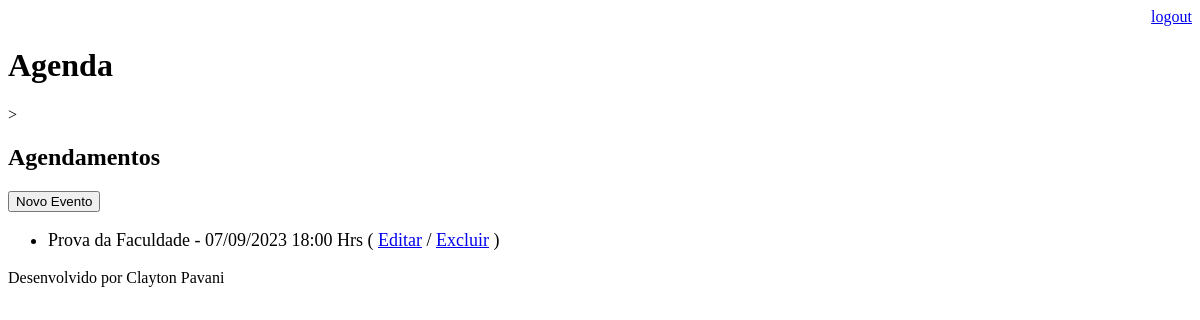
Page /agenda/ (signed in) on the earlier database version.
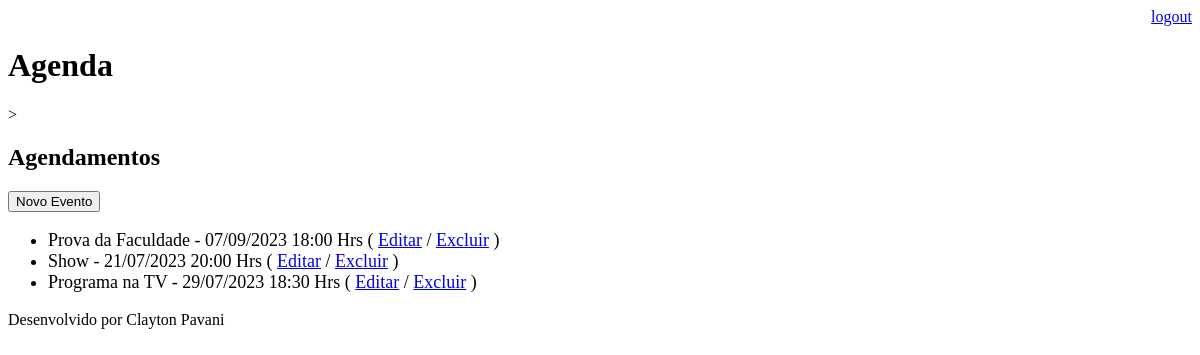
Same page on the later database version.
### core/models.py (models this page shows, shortened)
class evento(models.Model):
    titulo = models.CharField(max_length=100)
    descricao = models.TextField(blank=True, null=True)
    data_evento = models.DateTimeField(verbose_name='Data do Evento')
    data_criacao = models.DateTimeField(auto_now=True)
    usuario = models.ForeignKey(User, on_delete=models.CASCADE)
    class Meta:
        db_table = 'evento'
    def get_data_evento(self):
        return self.data_evento.strftime('%d/%m/%Y %H:%M Hrs')

### core/views.py (the view)
# urls.py: path('agenda/', views.lista_eventos),
@login_required(login_url='/login/')
def lista_eventos(request):
    usuario = request.user
    Evento = evento.objects.filter(usuario=usuario)
    dados = {'Eventos': Evento}
    return render(request, 'agenda.html', dados)

### templates/agenda.html
{% extends "model-page.html"  %}
{% block content %}
    <h2>Agendamentos</h2>
    <a href="eventu/">
        <button type="button">Novo Evento</button>
    </a>
    <ul style="font-size: 18px">
        {% for Evento in Eventos %}
            <li>
                {{ Evento.titulo }} - {{ Evento.get_data_evento}}
                ( <a href="/agenda/eventu/?id={{ Evento.id }} ">Editar</a>
                / <a href="/agenda/eventu/delete/{{ Evento.id }}/ ">Excluir</a> )
            </li>
        {% endfor %}
    </ul>
{% endblock %}

Differences in the rows shown:
added evento: titulo "Show", get_data_evento "21/07/2023 20:00 Hrs"
added evento: titulo "Programa na TV", get_data_evento "29/07/2023 18:30 Hrs"
